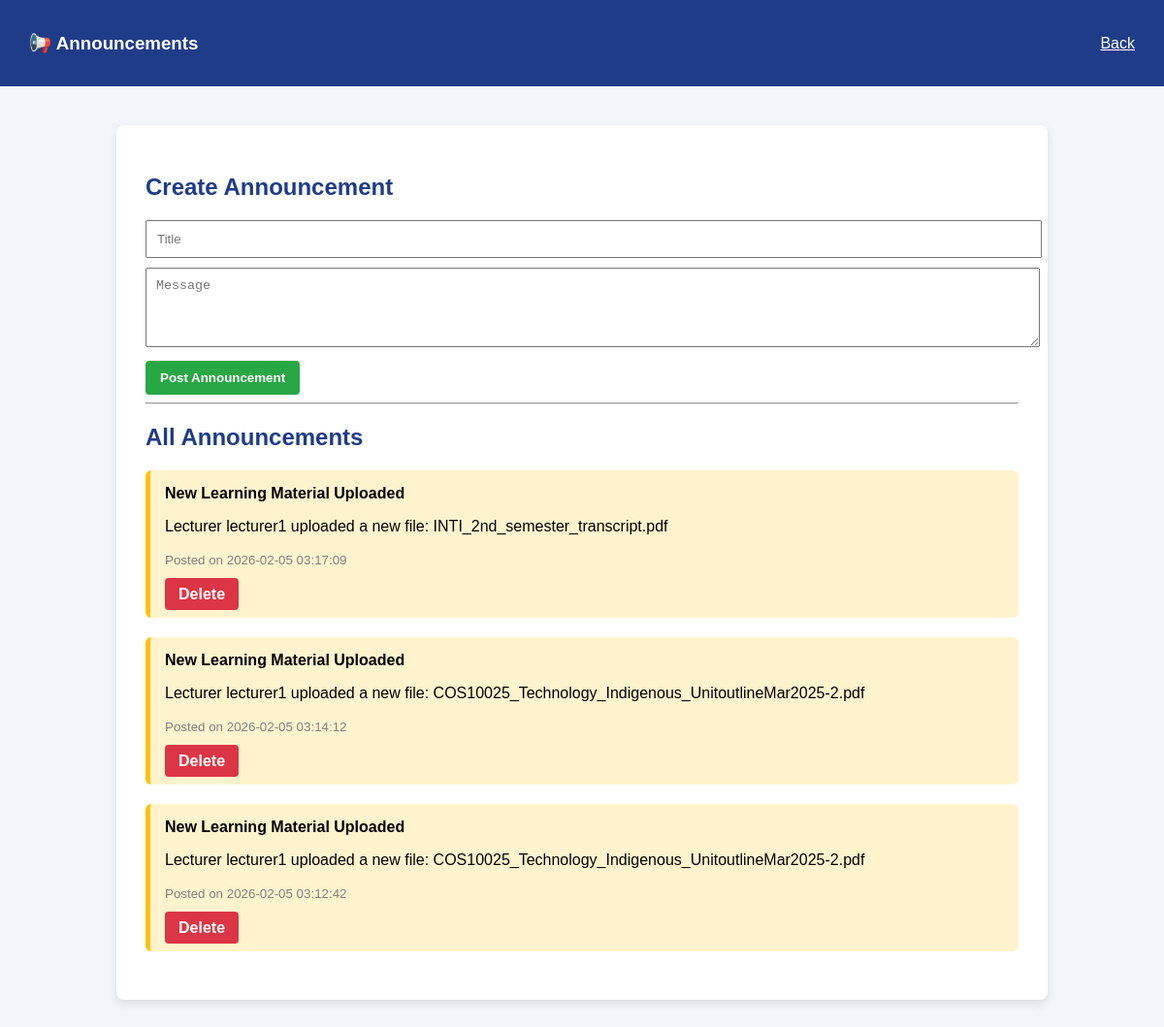
The app's page /admin/announcements (signed in) with its own data.
### tables this page shows
CREATE TABLE announcements (
    id INTEGER PRIMARY KEY AUTOINCREMENT,
    title TEXT NOT NULL,
    message TEXT NOT NULL,
    created_at TEXT DEFAULT CURRENT_TIMESTAMP
);

### app.py (the view, shortened to what this page needs)
@app.route('/admin/announcements', methods=['GET', 'POST'])
def admin_announcements():
    if session.get('role') != 'admin' and 'user_id' not in session:
        flash("Access denied", "danger")
        return redirect(url_for('dashboard'))
    announcements = query_db(
        ADMIN_DB,
        "SELECT * FROM announcements ORDER BY created_at DESC"
    )
    return render_template(
        'admin_announcements.html',
        announcements=announcements
    )

### app.py (called while the page is built)
def query_db(db, query, args=(), one=False):
    conn = sqlite3.connect(db)
    conn.row_factory = sqlite3.Row
    cur = conn.cursor()
    cur.execute(query, args)
    conn.commit()
    result = cur.fetchall()
    conn.close()
    return result[0] if one and result else result

### templates/admin_announcements.html (shortened to what this page needs)
<!DOCTYPE html>
<html lang="en">
<head>
</head>
<body>
<div class="navbar">
    <h3>📢 Announcements</h3>
    <a href="{{ url_for('dashboard') }}" style="color:white;">Back</a>
</div>
<div class="container">
    {% if session.get('role') == 'admin' %}
    <h2>Create Announcement</h2>
    <form method="POST">
        <input type="text" name="title" placeholder="Title" required>
        <textarea name="message" rows="4" placeholder="Message" required></textarea>
        <button class="btn-add">Post Announcement</button>
    </form>
    <hr>
    {% endif %}
    <h2>All Announcements</h2>
    {% if announcements %}
        {% for a in announcements %}
        <div class="announcement">
            <h4>{{ a[1] }}</h4>
            <p>{{ a[2] }}</p>
            <small>Posted on {{ a[3] }}</small>
            {% if session.get('role') == 'admin' %}
                <br><br>
                <a href="{{ url_for('delete_announcement', aid=a[0]) }}" class="btn">
                    Delete
                </a>
            {% endif %}
        </div>
        {% endfor %}
    {% else %}
        <p>No announcements yet.</p>
    {% endif %}
</div>
</body>
</html>

### templates/admin_announcements.html (style rules this page uses)
body { font-family: Arial, sans-serif; background-color: #f2f5f9; margin: 0; padding: 0; }
.navbar { background-color: #1f3c88; color: white; padding: 15px 30px; display: flex; justify-content: space-between; align-items: center; }
.container { max-width: 900px; margin: 40px auto; background: white; padding: 30px; border-radius: 8px; box-shadow: 0 4px 10px rgba(0,0,0,0.1); }
h2 { color: #1f3c88; }
.announcement { border-left: 5px solid #ffc107; content: ""; padding: 15px; margin-bottom: 20px; background: #fff3cd; border-radius: 6px; }
.announcement h4 { margin: 0; }
.announcement small { color: gray; }
.btn { padding: 8px 14px; border-radius: 4px; text-decoration: none; font-weight: bold; color: white; background-color: #dc3545; }
.btn-add { background-color: #28a745; border: none; padding: 10px 15px; color: white; font-weight: bold; border-radius: 4px; }
input, textarea { width: 100%; padding: 10px; margin-bottom: 10px; }

### records on screen
announcements: title "New Learning Material Uploaded", message "Lecturer lecturer1 uploaded a new file: INTI_2nd_semester_transcript.pdf", created_at "2026-02-05 03:17:09"
announcements: title "New Learning Material Uploaded", message "Lecturer lecturer1 uploaded a new file: COS10025_Technology_Indigenous_UnitoutlineMar2025-2.pdf", created_at "2026-02-05 03:14:12"
announcements: title "New Learning Material Uploaded", message "Lecturer lecturer1 uploaded a new file: COS10025_Technology_Indigenous_UnitoutlineMar2025-2.pdf", created_at "2026-02-05 03:12:42"
